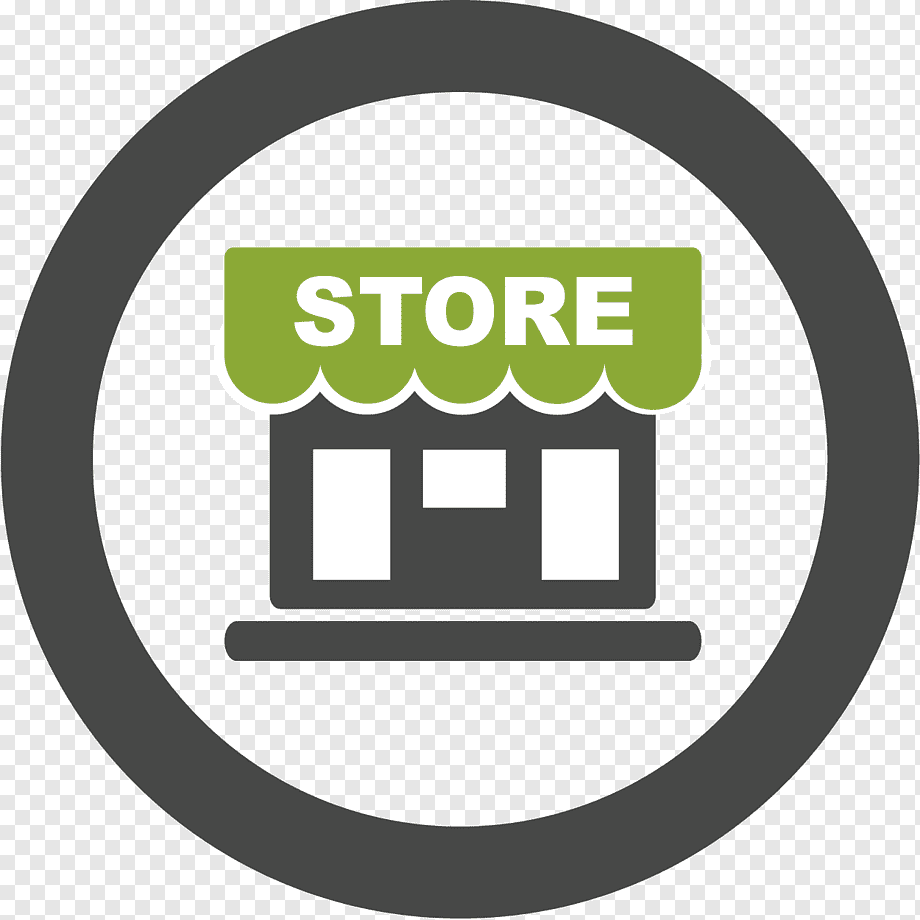
#> input picture bin/logo.png, 920 x 920 px
$ python 20Smootheninglowpassfilter.py
#> lines starting #> are read from the running program, lines starting #| are printed output that depends on the picture
# import cv2

# # Load the noisy image
# noisy_image = cv2.imread('logo.png')

# # Apply Gaussian blur for smoothing
# smooth_image = cv2.GaussianBlur(noisy_image, (5, 5), 0)

# # Display the original and smoothed images
# cv2.imshow('Noisy Image', noisy_image)
# cv2.imshow('Smoothed Image', smooth_image)

# # Wait for a key press to close the windows
# cv2.waitKey(0)

# # Close all OpenCV windows
# cv2.destroyAllWindows()


from PIL import Image, ImageFilter

# Load the noisy image
noisy_image = Image.open('logo.png').convert('RGB')
#> noisy_image is the input picture: PIL image 920x920 RGB; mean R, G, B 173.3, 175.7, 167.7

# Convert the image to RGB mode (if not already in RGB mode)
rgb_image = noisy_image.convert('RGB')

# Apply Gaussian blur for smoothing
smooth_image = rgb_image.filter(ImageFilter.GaussianBlur(radius=2))
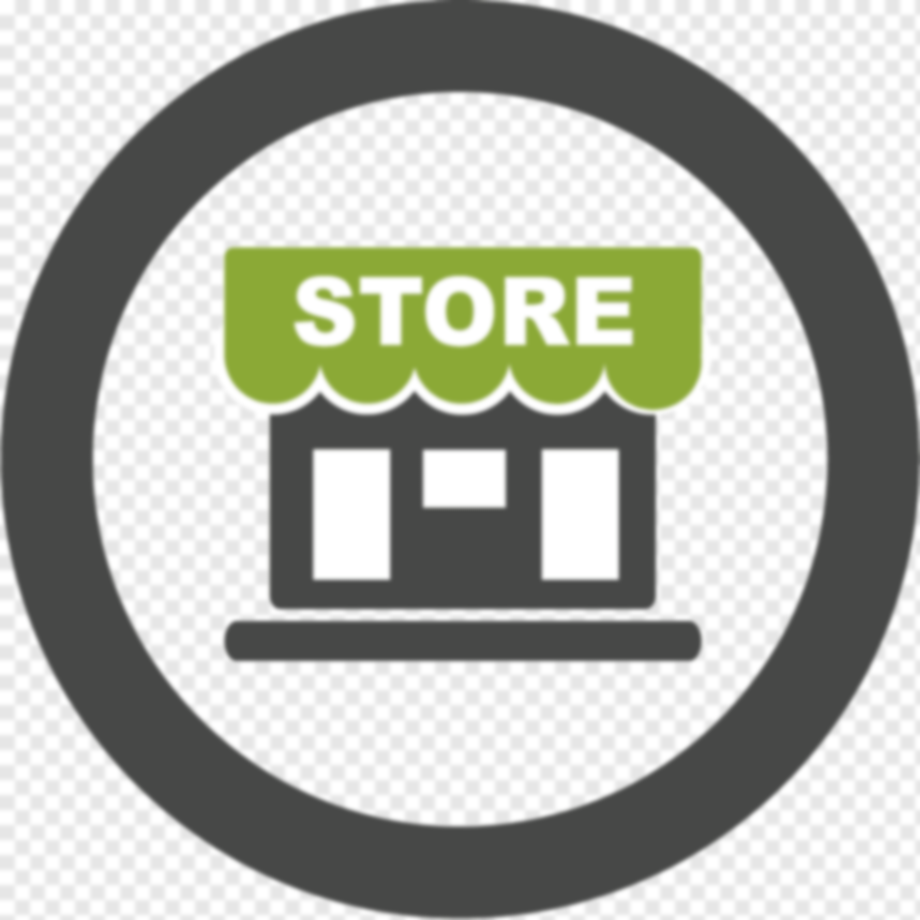
#> smooth_image: PIL image 920x920 RGB; mean R, G, B 173.3, 175.7, 167.7

# Display the smoothed image
noisy_image.show()
smooth_image.show()

# Save the smoothed image
smooth_image.save('smoothed_image.png')
